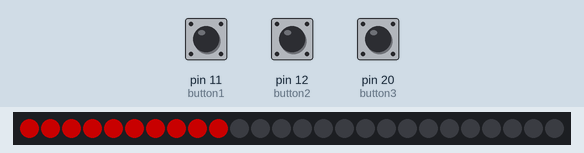
Simulated run of this sketch. Board: Arduino Mega 2560, built with avr-gcc and run on an emulated ATmega2560. Parts: 26 RGB LEDs in strip order, left to right. The inputs (shaded band) are chosen by the test bench; at power-on: pin 20 (button3) HIGH, pin 11 (button1) HIGH, pin 12 (button2) HIGH. Dim RGB values are drawn brighter than linear; random numbers use the default seed unless the sketch sets one.

Above: at 2.5 s.
2.6 s: pin 20 (button3) pulled LOW for 1.05 s
At 4.5 s:
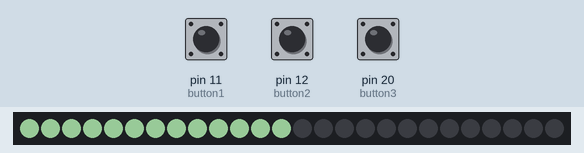
5.1 s: pin 20 (button3) pulled LOW for 3.2 s
At 9.2 s:
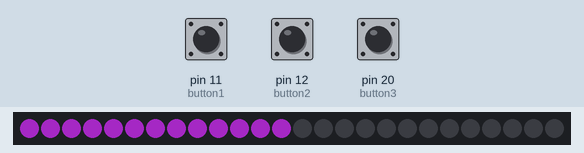
9.8 s: pin 20 (button3) pulled LOW for 1.05 s
At 11.7 s:
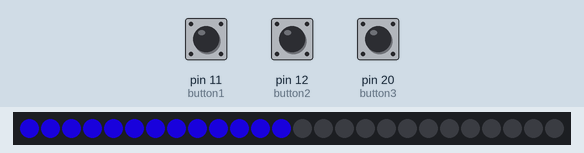
13.8 s: pin 20 (button3) pulled LOW for 1.05 s
At 15.06 s:
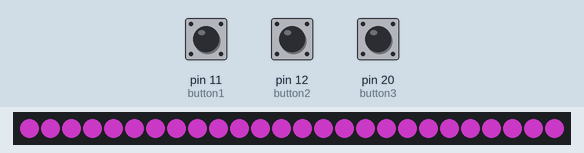
16.3 s: pin 20 (button3) pulled LOW for 3.2 s
At 20.4 s:
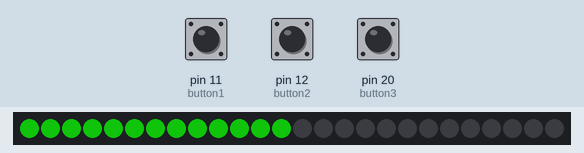
21.4 s: pin 20 (button3) pulled LOW for 1.05 s
At 22.65 s:
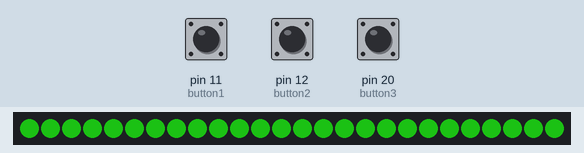

Measured:
- what the display in image 1 shows lasts 0.6 s, from 4.1 s to 4.7 s

The sketch:

ULACIT_2025_3PIN.ino
```cpp
//Original Code by RoboPandaPDX for Haley's Heart
//https://github.com/RoboPandaPDX/Haley-s-Heart
//https://www.instructables.com/Haleys-Heart/
//Edited for ULACIT 2025 Prototyping Workshop

#include <Adafruit_NeoPixel.h>
#define PIN 3
#define NUMPIXELS 26
long randRed = 100;
long randBlue = 0;
long randGreen = 0;
int count = 0;
float heartRate = 80;
float heartDelay = 0;
Adafruit_NeoPixel pixels = Adafruit_NeoPixel(NUMPIXELS, PIN, NEO_GRB + NEO_KHZ800);

int button1 = 11;
int button2 = 12;
int button3 = 20;

void setup(){
	pixels.begin();
	//Need to replace all Serials with I2C code
	Serial.begin(9600);
	Serial2.begin(9600);
	randomSeed(analogRead(2));
	pinMode(button1, INPUT_PULLUP);
	pinMode(button2, INPUT_PULLUP);
	pinMode(button3, INPUT_PULLUP);
}

void loop(){
	int heartRateInt = heartRate;
	Serial2.write(12); //Clear
	delay(10);
	Serial2.print("Demir's Heart"); //First Line
	Serial2.write(13); //Form feed
	delay(10);
	Serial2.print(heartRateInt);
	delay(10);
	Serial2.print(" BPM ");
	delay(10);
	Serial2.write(17);
	delay(10);

	if(digitalRead(button1==HIGH)){
	}else{
		while(digitalRead(button1) == LOW && heartRate <= 420)
		{
			heartRate++;
			delay(70);
			Serial2.write(12);
			delay(10);
			Serial2.print(heartRate);
			delay(10);
			if(heartRate >=420){
				break;
			}
		}
	}

	if(digitalRead(button2) == HIGH && heartRate > 40){
	}else{
		while(digitalRead(button2) == LOW)
		{
			heartRate--;
			delay(70);
			Serial2.write(12);
			delay(10);
			Serial2.print(heartRate);
			delay(10);
			Serial2.print(" BPM ");
			delay(10);
			if(heartRate <= 40){
				break;
			}
		}
	}

	if(digitalRead(button3) == HIGH){
	}else{
		while(digitalRead(button3) == LOW)
		{
			Serial2.write(12);
			Serial2.print("New Color :)");
			randRed = random(150);
			randBlue = random(150);
			randGreen = random(150);
			for(int i=0;i<NUMPIXELS;i++){
				pixels.setPixelColor(i, pixels.Color(randRed,randBlue,randGreen));
				pixels.show();
			}
			delay(20);
		}
	}

	heartDelay = (1000 * (60/heartRate))/4;

	delay (heartDelay);
	for(int i = 25; i >= 16; i--){
		pixels.setPixelColor(i, pixels.Color(randRed,randBlue,randGreen));
		pixels.show();
		delay(heartDelay*0.1);
	}
	for(int i = 25; i >= 13; i--){
		pixels.setPixelColor(i, pixels.Color(0,0,0));
		pixels.show();
	}

	delay(heartDelay/10);
	delay(heartDelay/10);
	for(int i = 0; i <= 9; i++){
		pixels.setPixelColor(i, pixels.Color(randRed,randBlue,randGreen));
		pixels.show();
		delay(heartDelay*0.1);
	}
	for(int i = 0; i <= 9; i++){
		pixels.setPixelColor(i, pixels.Color(0,0,0));
	}

	delay(heartDelay);

}


	
```
